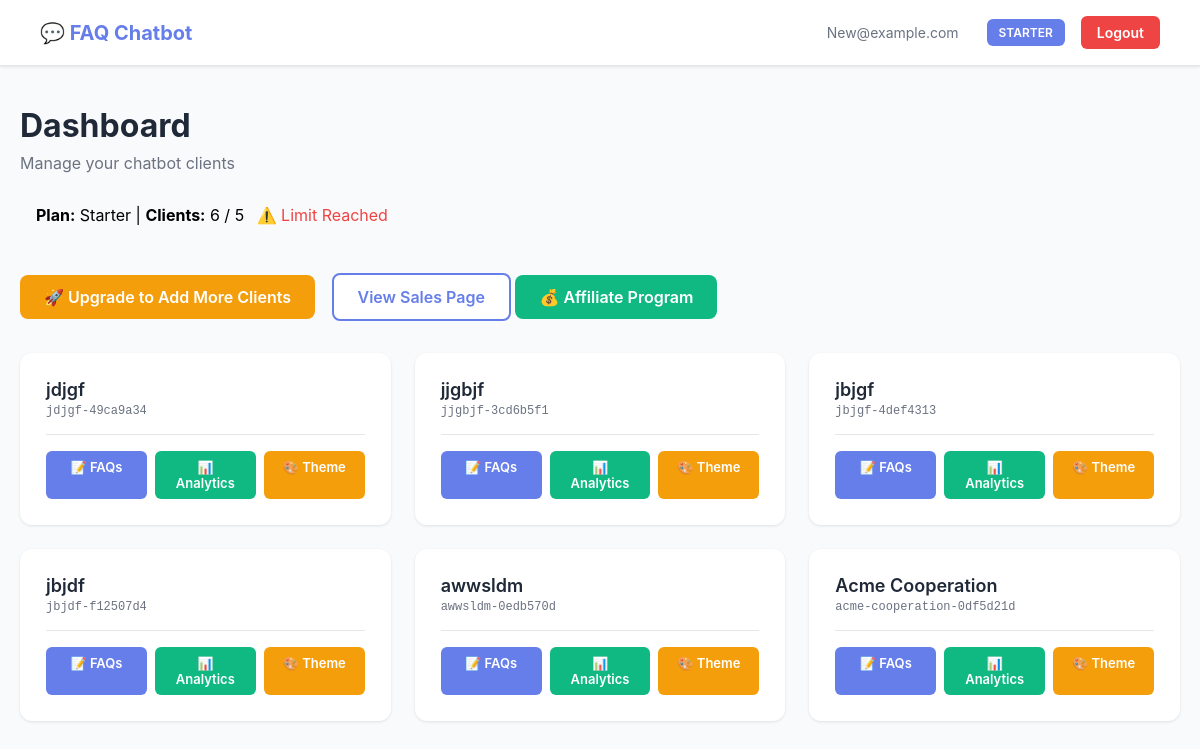
/dashboard (signed in), run on the app's committed database.
### tables this page shows
CREATE TABLE users (
            id INTEGER PRIMARY KEY AUTOINCREMENT,
            email TEXT UNIQUE NOT NULL,
            password_hash TEXT NOT NULL,
            created_at TIMESTAMP DEFAULT CURRENT_TIMESTAMP,
            plan_type TEXT DEFAULT 'starter'
        );

CREATE TABLE clients (
            id INTEGER PRIMARY KEY AUTOINCREMENT,
            user_id INTEGER NOT NULL,
            client_id TEXT UNIQUE NOT NULL,
            company_name TEXT NOT NULL,
            branding_settings TEXT,
            created_at TIMESTAMP DEFAULT CURRENT_TIMESTAMP,
            FOREIGN KEY (user_id) REFERENCES users (id)
        );

### app.py (the view)
@app.route('/dashboard')
@login_required
def dashboard():
    clients = models.get_user_clients(current_user.id)
    for client in clients:
        if client['branding_settings']:
            client['branding_settings'] = json.loads(client['branding_settings'])
    return render_template('dashboard.html', user=current_user, clients=clients)

### app.py (called while the page is built)
@login_manager.user_loader
def load_user(user_id):
    user_data = models.get_user_by_id(int(user_id))
    if user_data:
        return User(user_data)
    return None

### models.py (called while the page is built)
def get_db():
    conn = sqlite3.connect(DATABASE)
    conn.row_factory = sqlite3.Row
    return conn

def get_user_by_id(user_id):
    conn = get_db()
    cursor = conn.cursor()
    cursor.execute('SELECT * FROM users WHERE id = ?', (user_id,))
    user = cursor.fetchone()
    conn.close()
    return dict(user) if user else None

def get_user_clients(user_id):
    conn = get_db()
    cursor = conn.cursor()
    cursor.execute('SELECT * FROM clients WHERE user_id = ?', (user_id,))
    clients = cursor.fetchall()
    conn.close()
    return [dict(client) for client in clients]

### templates/dashboard.html (shortened to what this page needs)
<!DOCTYPE html>
<html lang="en">
<head>
</head>
<body>
    <div class="navbar">
        <div class="navbar-brand">💬 FAQ Chatbot</div>
        <div class="navbar-right">
            <span class="user-email">{{ user.email }}</span>
            <span class="plan-badge">{{ user.plan_type }}</span>
            <a href="/logout" class="btn-logout">Logout</a>
        </div>
    </div>
    <div class="container">
        <div class="header">
    <h1>Dashboard</h1>
    <p>Manage your chatbot clients</p>
    <div style="background: #f9fafb; padding: 16px; border-radius: 8px; margin-top: 16px; display: inline-block;">
        <strong>Plan:</strong> {{ user.plan_type|title }} |
        <strong>Clients:</strong> {{ clients|length }} /
        {% if user.plan_type == 'starter' %}5
        {% elif user.plan_type == 'agency' %}15
        {% else %}Unlimited{% endif %}
        {% if user.plan_type == 'starter' and clients|length >= 5 %}
            <span style="color: #ef4444; margin-left: 8px;">⚠️ Limit Reached</span>
        {% elif user.plan_type == 'agency' and clients|length >= 15 %}
            <span style="color: #ef4444; margin-left: 8px;">⚠️ Limit Reached</span>
        {% endif %}
    </div>
</div>
        <div class="actions">
    {% set limit_reached = (user.plan_type == 'starter' and clients|length >= 5) or (user.plan_type == 'agency' and clients|length >= 15) %}
    {% if limit_reached %}
        <a href="/upgrade" class="btn-primary" style="background: #f59e0b;">
            🚀 Upgrade to Add More Clients
        </a>
    {% else %}
        <button class="btn-primary" onclick="openNewClientModal()">+ New Client</button>
    {% endif %}
    <a href="/sales" class="btn-secondary">View Sales Page</a>
    <a href="/affiliate-dashboard" class="btn-secondary" style="background: #10b981; color: white; border: none;">
        💰 Affiliate Program
    </a>
</div>
        {% if clients %}
        <div class="clients-grid">
            {% for client in clients %}
            <div class="client-card">
                <div class="client-header">
                    <div>
                        <div class="client-name">{{ client.company_name }}</div>
                        <div class="client-id">{{ client.client_id }}</div>
                    </div>
                </div>
                <div class="client-actions">
                    <a href="/faq-manager?client_id={{ client.client_id }}" class="btn-small btn-manage">📝 FAQs</a>
                    {% if user.plan_type != 'free' %}
                        <a href="/analytics?client_id={{ client.client_id }}" class="btn-small btn-analytics">📊 Analytics</a>
                        <a href="/customize?client_id={{ client.client_id }}" class="btn-small btn-customize">🎨 Theme</a>
                        {% endif %}
                </div>
            </div>
            {% endfor %}
        </div>
        {% endif %}
    </div>
</body>
</html>

### templates/dashboard.html (style rules this page uses)
* { margin: 0; padding: 0; box-sizing: border-box; }
body { font-family: -apple-system, BlinkMacSystemFont, 'Segoe UI', Roboto, sans-serif; background: #f9fafb; min-height: 100vh; }
.navbar { background: white; border-bottom: 1px solid #e5e7eb; padding: 16px 40px; display: flex; justify-content: space-between; align-items: center; box-shadow: 0 1px 3px rgba(0, 0, 0, 0.1); }
.navbar-brand { font-size: 20px; font-weight: 700; color: #667eea; }
.navbar-right { display: flex; gap: 16px; align-items: center; }
.user-email { color: #6b7280; font-size: 14px; }
.btn-logout { padding: 8px 16px; background: #ef4444; color: white; border: none; border-radius: 6px; font-weight: 600; cursor: pointer; text-decoration: none; font-size: 14px; }
.container { max-width: 1200px; margin: 0 auto; padding: 40px 20px; }
.header { margin-bottom: 32px; }
.header h1 { font-size: 32px; color: #1f2937; margin-bottom: 8px; }
.header p { color: #6b7280; font-size: 16px; }
.plan-badge { display: inline-block; padding: 6px 12px; background: #667eea; color: white; border-radius: 6px; font-size: 12px; font-weight: 600; text-transform: uppercase; margin-left: 12px; }
.actions { margin-bottom: 32px; }
.btn-primary { padding: 12px 24px; background: linear-gradient(135deg, #667eea 0%, #764ba2 100%); color: white; border: none; border-radius: 8px; font-weight: 600; cursor: pointer; text-decoration: none; display: inline-block; margin-right: 12px; }
.btn-secondary { padding: 12px 24px; background: white; color: #667eea; border: 2px solid #667eea; border-radius: 8px; font-weight: 600; cursor: pointer; text-decoration: none; display: inline-block; }
.clients-grid { display: grid; grid-template-columns: repeat(auto-fill, minmax(320px, 1fr)); gap: 24px; }
.client-card { background: white; border-radius: 12px; padding: 24px; box-shadow: 0 1px 3px rgba(0, 0, 0, 0.1); border: 2px solid transparent; transition: all 0.2s; }
.client-header { display: flex; justify-content: space-between; align-items: flex-start; margin-bottom: 16px; }
.client-name { font-size: 18px; font-weight: 600; color: #1f2937; margin-bottom: 4px; }
.client-id { font-size: 12px; color: #6b7280; font-family: monospace; }
.client-actions { display: flex; gap: 8px; margin-top: 16px; padding-top: 16px; border-top: 1px solid #e5e7eb; }
.btn-small { padding: 8px 12px; font-size: 13px; border-radius: 6px; border: none; cursor: pointer; font-weight: 600; text-decoration: none; flex: 1; text-align: center; }
.btn-manage { background: #667eea; color: white; }
.btn-analytics { background: #10b981; color: white; }
.btn-customize { background: #f59e0b; color: white; }

### data on the page
users: email "New@example.com", plan_type "STARTER", plan_type "Starter"
clients: company_name "jdjgf", client_id "jdjgf-49ca9a34"
clients: company_name "jjgbjf", client_id "jjgbjf-3cd6b5f1"
clients: company_name "jbjgf", client_id "jbjgf-4def4313"
clients: company_name "jbjdf", client_id "jbjdf-f12507d4"
clients: company_name "awwsldm", client_id "awwsldm-0edb570d"
clients: company_name "Acme Cooperation", client_id "acme-cooperation-0df5d21d"

### other printed values
{{ clients|length }} "6"
